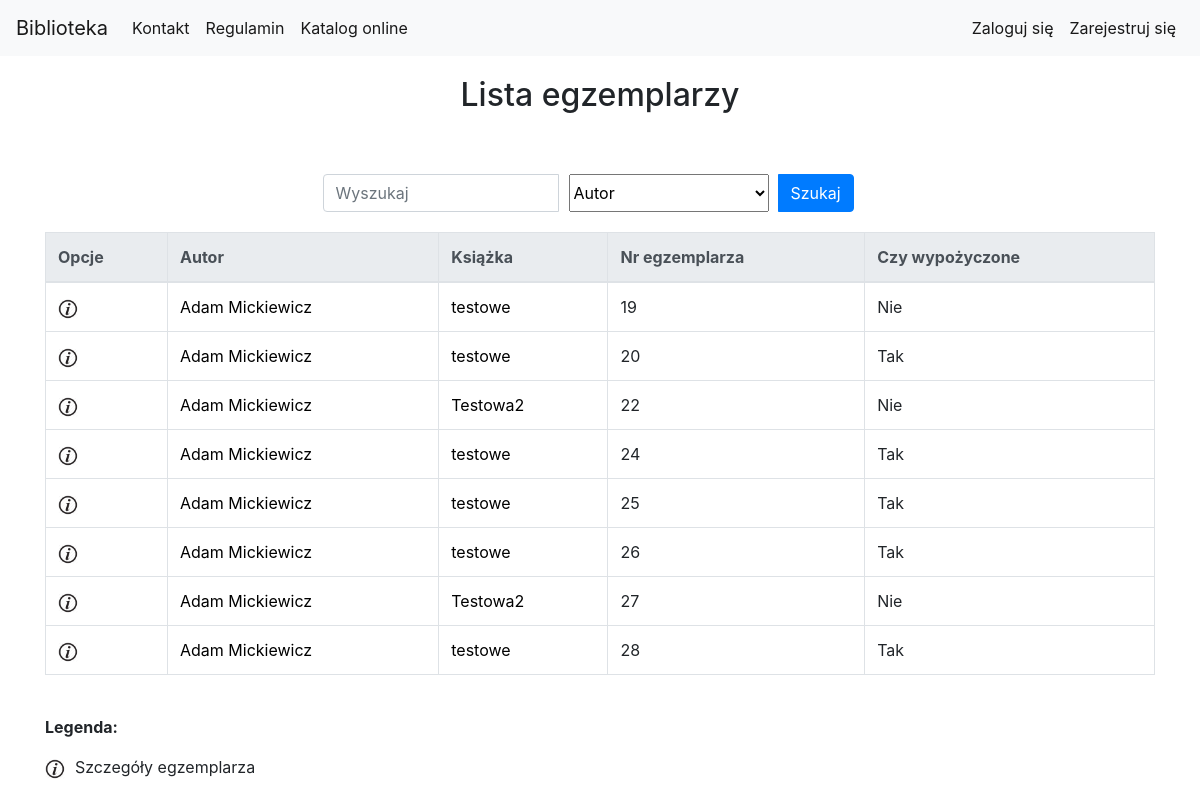
The app's page /library/book_copy_list/, older data.
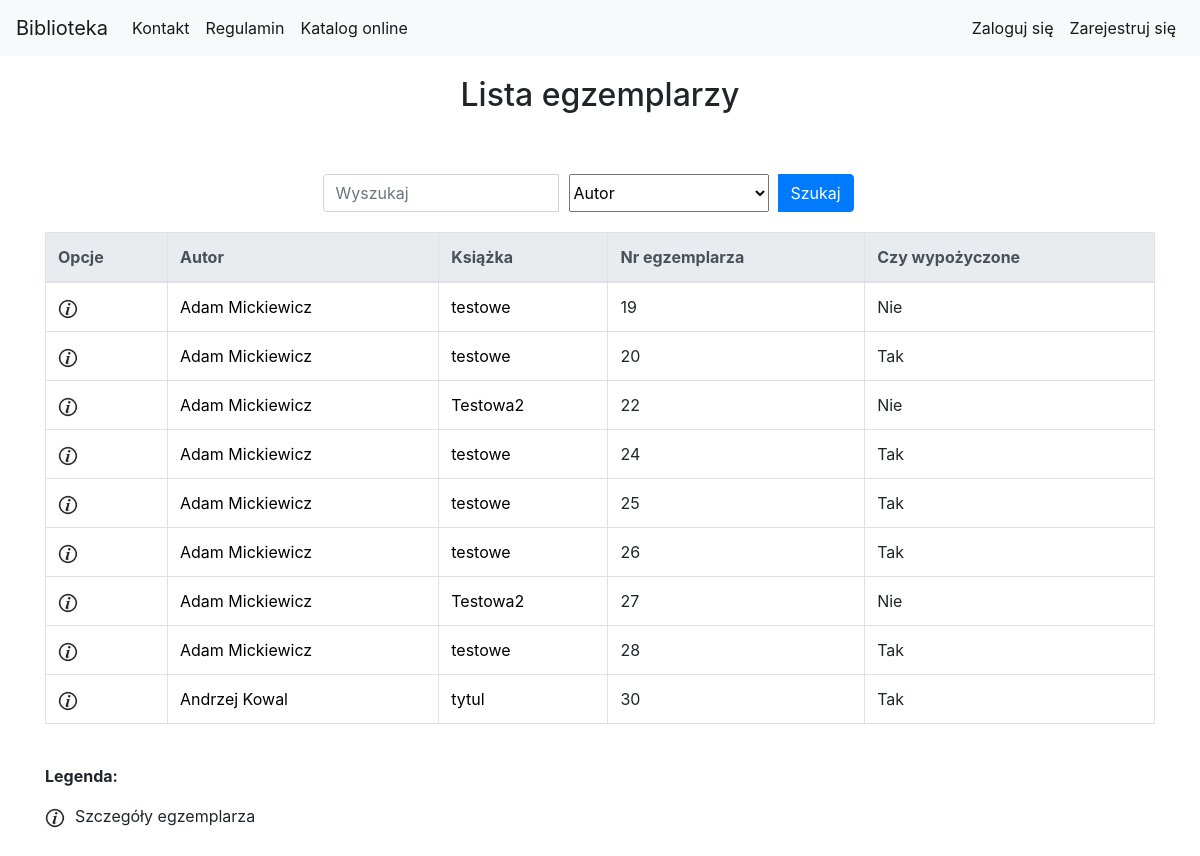
The same page, newer data.
### library_app/models.py (models this page shows, shortened)
class BookCopy(models.Model):
    book = models.ForeignKey(Book, related_name="bookcopies") #teraz w templatce mozemy z poziomu klasy book odnosic sie do obiektow bookcopy, np {{book.bookcopies.count}} da liczbe kopii ksiazek ktore maja w polu book id danej ksiazki
    is_borrowed = models.BooleanField(default=False)

class Author(models.Model):
    first_name = models.CharField(max_length=200)
    last_name = models.CharField(max_length=200)
    country = models.CharField(max_length=200)
    biography = models.TextField(default='', blank=True, null=True)
    birth_place = models.CharField(max_length=200, default='', blank=True, null=True)
    image_url = models.URLField(default='', blank=True, null=True)
    years_of_life = models.CharField(max_length=10, default='', blank=True, null=True)

class Book(models.Model):
    authors = models.ManyToManyField(Author, related_name='book_authors')
    category = models.ForeignKey(Category, related_name='book_categories')
    publishing_house = models.ForeignKey(PublishingHouse, related_name='publishing_houses')
    isbn = models.CharField(max_length=30, unique=True)
    title = models.CharField(max_length=200)
    description = models.TextField(blank=True, default='')
    publish_date = models.DateField(default=datetime.now, blank=True)
    edition = models.PositiveIntegerField(default=1)
    image_url = models.URLField(default='', blank=True, null=True)
    add_date = models.DateTimeField(auto_now=True)
    slug = models.SlugField(allow_unicode=True, unique=True)

### library_app/views.py (the view)
class BookCopyListView(generic.ListView):
    model = models.BookCopy
    paginate_by = 10
    def get_queryset(self):
        search_query = self.request.GET.get("search_query")
        search_type = self.request.GET.get("search_type")
        if search_query is not None:
            if search_type == "title":
                return models.BookCopy.objects.all().filter(book__title__icontains=search_query)
            elif search_type == "author":
                authors_result = models.BookCopy.objects.all().filter(book__authors__first_name__icontains=search_query) | models.BookCopy.objects.all().filter(book__authors__last_name__icontains=search_query)
                return authors_result
            elif search_type == "bookcopy_nr":
                return models.BookCopy.objects.all().filter(id__icontains=search_query)
            elif search_type == "isbn":
                return models.BookCopy.objects.all().filter(book__isbn__icontains=search_query)
        else:
            return models.BookCopy.objects.all()

### library_app/templates/library_app/bookcopy_list.html (shortened to what the changed rows need)
{% extends "base.html" %}
{% load static %}
{% load custom_tags %}
{% block body_block %}
<div class="container">
    <div class="page-title">
        <h2>Lista egzemplarzy </h2>
    </div>
        {% if user.is_authenticated and user.is_superuser %}
            <div class="other_create_buttons">
                <a class="btn btn-primary" href="{% url 'library_app:bookcopy_create' %}">Dodaj egzemplarz książki</a>
            </div>
            <table class="table table-bordered table-hover">
                <thead class="thead-light">
                    <tr>
                        <th scope="col">Opcje</th>
                        <th scope="col">Autor</th>
                        <th scope="col">Książka</th>
                        <th scope="col">Nr egzemplarza</th>
                        <th scope="col">Pożyczone dla</th>
                        <th scope="col">Data wypożyczenia</th>
                        <th scope="col">Data oddania</th>
                    </tr>
                </thead>
                <tbody>
                    {% for bookcopy in bookcopy_list %}
                    {% get_bookcopy_borrow bookcopy.id as book_copy_borrow_obj %}
                    <tr>
                        <td>
                            <a href="{% url 'library_app:bookcopy_detail' pk=bookcopy.pk %}"><img src="{% static 'website_icons/info_ico.png' %}"
                                    alt="Szczegóły" width="20" height="20"></a>
                            {% if bookcopy.is_borrowed == False %}
                            <a href="{% url 'library_app:bookcopy_delete' pk=bookcopy.pk %}"><img src="{% static 'website_icons/del_ico.png' %}"
                                    alt="Usuń" width="20" height="20"></a>
                            {% else %}
                            <a href="{% url 'library_app:borrow_delete' pk=book_copy_borrow_obj.pk %}"><img src="{% static 'website_icons/del_borrow_ico.png' %}"
                                    alt="Usuń wypozyczenie" width="20" height="20"></a>
                            {% endif %}
                        </td>
                        <td>
                            {% for author in bookcopy.book.authors.all %}
                            <a href="{% url 'library_app:author_detail' pk=author.pk %}">{{author.first_name}} {{author.last_name}}</a>
                            {% endfor %}
                        </td>
                        <td><a href="{% url 'library_app:book_detail' pk=bookcopy.book.pk %}">{{bookcopy.book.title}}</a></td>
                        <td><a href="{% url 'library_app:bookcopy_detail' pk=bookcopy.pk %}"></a>{{bookcopy.id}}</a></td>
                        {% if book_copy_borrow_obj %}
                        <td>{{book_copy_borrow_obj.user.get_full_name}}</a></td>
                        <td>{{book_copy_borrow_obj.borrow_date}}</a></td>
                        <td>{{book_copy_borrow_obj.receive_date}}</a></td>
                        {% else %}
                        <td>-</td>
                        <td>-</td>
                        <td>-</td>
                        {% endif %}
                    </tr>
                    {% endfor %}
                </tbody>
            </table>
        {% else %}
            <table class="table table-bordered table-hover">
                <thead class="thead-light">
                    <tr>
                        <th scope="col">Opcje</th>
                        <th scope="col">Autor</th>
                        <th scope="col">Książka</th>
                        <th scope="col">Nr egzemplarza</th>
                        <th scope="col">Czy wypożyczone</th>
                    </tr>
                </thead>
                <tbody>
                    {% for bookcopy in bookcopy_list %}
                    <tr>
                        <td>
                            <a href="{% url 'library_app:bookcopy_detail' pk=bookcopy.pk %}"><img src="{% static 'website_icons/info_ico.png' %}"
                                    alt="Szczegóły" width="20" height="20"></a>
                        </td>
                        <td>
                            {% for author in bookcopy.book.authors.all %}
                            <a href="{% url 'library_app:author_detail' pk=author.pk %}">{{author.first_name}} {{author.last_name}}</a>
                            {% endfor %}
                        </td>
                        <td><a href="{% url 'library_app:book_detail' pk=bookcopy.book.pk %}">{{bookcopy.book.title}}</a></td>
                        <td><a href="{% url 'library_app:bookcopy_detail' pk=bookcopy.pk %}"></a>{{bookcopy.id}}</a></td>
                        <td>
                            {% if bookcopy.is_borrowed %}
                                Tak
                            {% else %}
                                Nie
                            {% endif %}
                        </td>
                    </tr>
                    {% endfor %}
                </tbody>
            </table>
        {% endif %}
</div>
{% endblock %}

Row changes from the older to the newer data that the page shows:
added BookCopy: book "tytul", id "30", is_borrowed "Tak"
now on this page (row unchanged): Author: first_name "Andrzej", last_name "Kowal", shown under "tytul"
